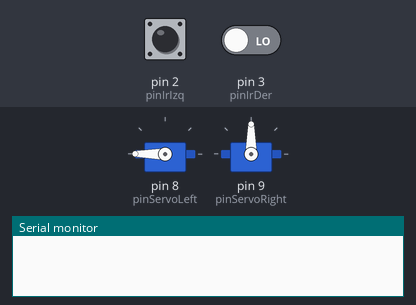
A sketch run on a simulated Arduino Uno, built with avr-gcc and run on an emulated ATmega328P. Parts: 2 × servo, the last lines printed to the serial monitor. The inputs (shaded band) are chosen by the test bench; at power-on: pin 2 (pinIrIzq) LOW, pin 3 (pinIrDer) LOW.

Above: at 1.2 s.
1.3 s: pin 2 (pinIrIzq) driven HIGH
At 2.2 s:
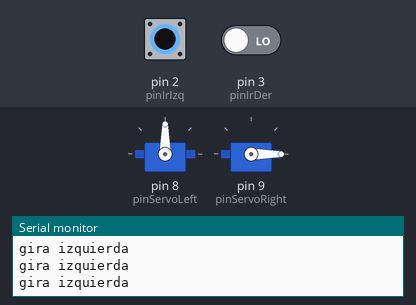
2.8 s: pin 2 (pinIrIzq) driven LOW
At 3.8 s:
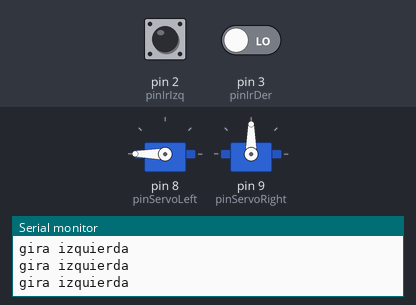
4.3 s: pin 3 (pinIrDer) driven HIGH
6.2 s: pin 2 (pinIrIzq) pulsed HIGH 2 times (0.12 s each, 0.3 s apart)
At 6.56 s:
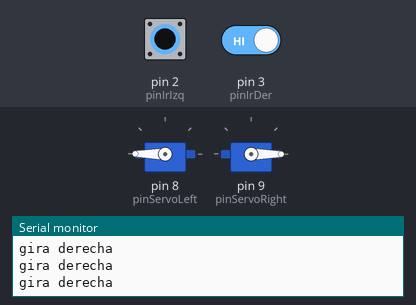
9.8 s: pin 2 (pinIrIzq) driven HIGH and pin 3 (pinIrDer) driven LOW
At 11.0 s:
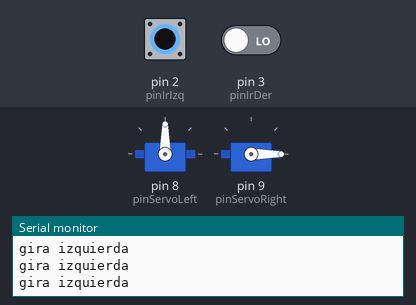
Timing chart, 0 to 12.8 s (numbered marks = the images above; inputs shaded):
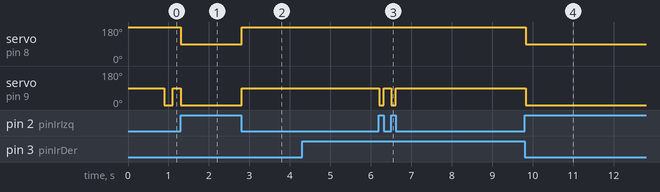

Measured:
- after the input at 1.3 s, servo on pin 8 (pinServoLeft): 180° → 90° at once
- after the input at 2.8 s, servo on pin 8 (pinServoLeft): 90° → 180° at once; servo on pin 9 (pinServoRight): 0° → 90° at once
- after the input at 6.2 s, servo on pin 9 (pinServoRight): alternates 90° for 0.18 s and 0° for 0.11 s, 4 changes in all, then stays 90°, starting at once
- after the input at 9.8 s, servo on pin 8 (pinServoLeft): 180° → 90° at once; servo on pin 9 (pinServoRight): 90° → 0° at once

The sketch:

7.2.ino
```cpp
/*
Hecho por:
Martín Almoina Iglesias UO300717
Sergio Fernandez-Miranda Longo UO302282
Ikram El Mabrouk Morhnane UO301848
*/

#include <Servo.h>
int NO_LINE = LOW;
int LINE = HIGH;
Servo servoLeft;
Servo servoRight;
int pinIrDer = 3;
int pinIrIzq = 2;
int pinServoRight = 9;
int pinServoLeft = 8;
int STOP = 90;
int BACKWARD = 180;
int FORWARD = 0;
int FORWARD_SLOW = 45;
int BACKWARD_SLOW = 135;
int currentTime = 100;
int hasReadLine=0;
int TURN_AROUND = 1800;
int counter=0;

// --- Variables de estado para reemplazar delay() por millis() ---
bool searchActive = true;        // Equivale a (hasReadLine == 0); se desactiva al ver línea
bool phaseAdvance = true;        // true: fase de avance; false: fase de giro
unsigned long phaseStart = 0;    // marca de tiempo de inicio de la fase en curso
unsigned long phaseDuration = 0; // duración objetivo de la fase actual (ms)


void startAdvancePhase() {
  phaseAdvance   = true;
  phaseStart     = millis();
  phaseDuration  = currentTime;            // la fase de avance dura currentTime ms
  servoLeft.write(BACKWARD);
  servoRight.write(FORWARD);
}

void startTurnPhase() {
  phaseAdvance   = false;
  phaseStart     = millis();
  phaseDuration  = TURN_AROUND / 2;        // un cuarto de vuelta
  servoLeft.write(BACKWARD);
  servoRight.write(STOP);
}

void setup() {
    Serial.begin(9600); // Descomentar si queréis debuguear por consola
    pinMode(pinIrDer, INPUT);
    pinMode(pinIrIzq, INPUT);
    servoLeft.attach(pinServoLeft);
    servoRight.attach(pinServoRight);
}

void loop() {

  if (searchActive) {
    // Si cualquiera de los sensores ve línea, salimos de la búsqueda
    if (digitalRead(pinIrIzq) || digitalRead(pinIrDer)) {
      searchActive = false;  // Equivale a hasReadLine = 1
      // Aquí puedes activar tu siguelíneas
      // p. ej., servoLeft.write(...); servoRight.write(...);
    } else {
      // Gestionar la fase en curso por tiempo (sin delay)
      unsigned long now = millis();
      if (now - phaseStart >= phaseDuration) {
        if (phaseAdvance) {
          // Terminó el avance -> pasamos a girar
          startTurnPhase();
        } else {
          // Terminó el giro -> completamos un ciclo: duplicar currentTime y volver a avanzar
          currentTime = currentTime + 100;
          startAdvancePhase();
        }
      }
    }


  }


  if (!searchActive) {
    if (counter=0){
      startTurnPhase();
      counter=1;
    }
if(digitalRead(pinIrIzq) && digitalRead(pinIrDer)) {
  servoLeft.write(BACKWARD);
  servoRight.write(FORWARD);
}
else if(digitalRead(pinIrIzq) && !digitalRead(pinIrDer)) {
  Serial.println("gira izquierda");
  servoLeft.write(STOP);
  servoRight.write(FORWARD);
}
else if(!digitalRead(pinIrIzq) && digitalRead(pinIrDer)) {
Serial.println("gira derecha");
  servoLeft.write(BACKWARD);
  servoRight.write(STOP);
}
else {
  startTurnPhase();
}}

}
```
